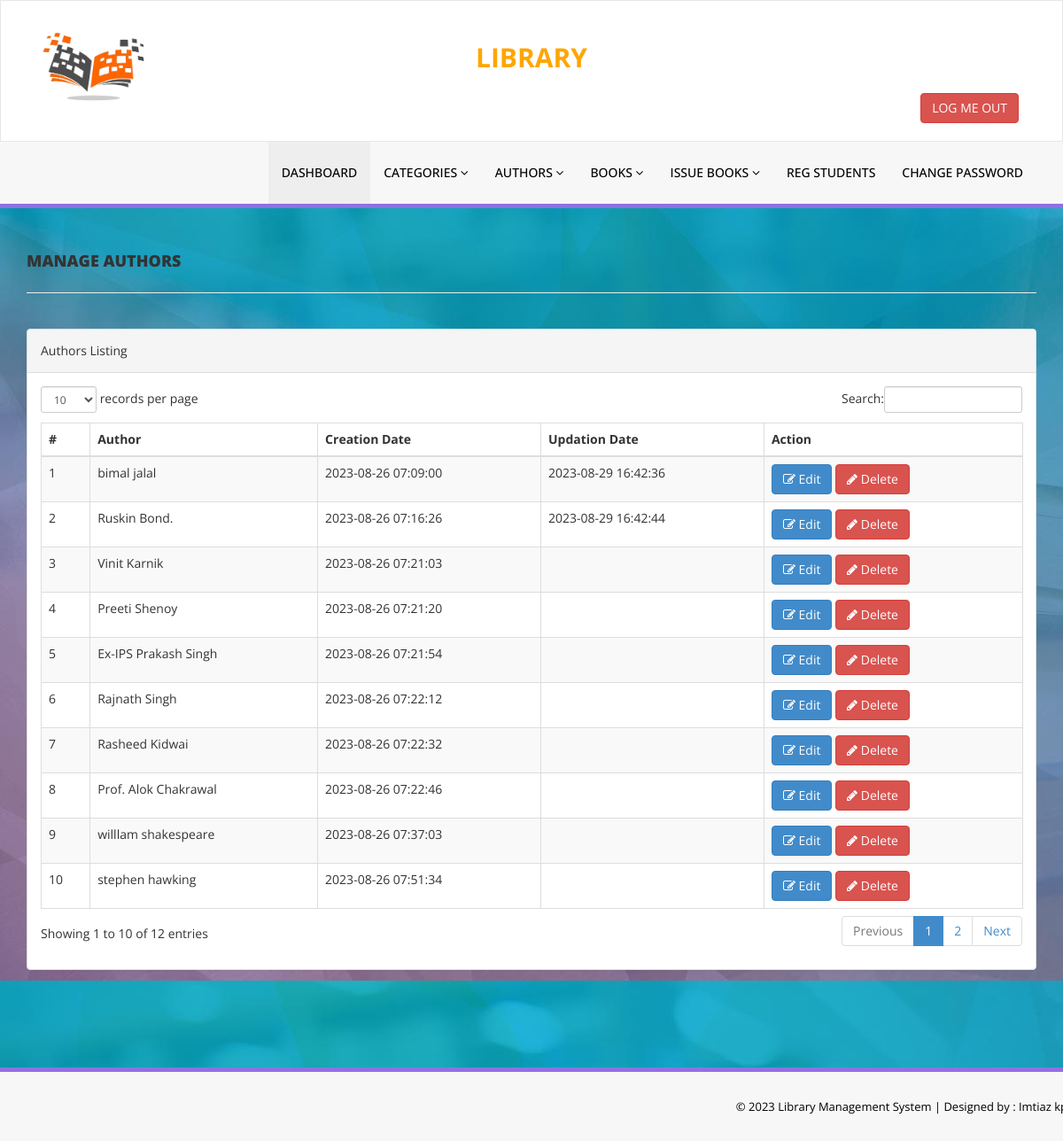
Screenshot of /admin/manage-authors.php (signed in) with the database file from the repository.
### tables this page shows
CREATE TABLE `tblauthors` (
  `id` int(11) NOT NULL,
  `AuthorName` varchar(159) DEFAULT NULL,
  `creationDate` timestamp NULL DEFAULT current_timestamp(),
  `UpdationDate` timestamp NULL DEFAULT NULL ON UPDATE current_timestamp()
);

### admin/manage-authors.php (the view, shortened to what this page needs)
<?php
include('includes/config.php');
if(strlen($_SESSION['alogin'])==0)
    {
header('location:index.php');
}
else{
    ?>
<!DOCTYPE html>
<html xmlns="http://www.w3.org/1999/xhtml">
<head>
    <link href="assets/css/bootstrap.css" rel="stylesheet" />
    <link href="assets/css/font-awesome.css" rel="stylesheet" />
    <link href="assets/js/dataTables/dataTables.bootstrap.css" rel="stylesheet" />
    <link href="assets/css/style.css" rel="stylesheet" />
</head>
<body style="background-image: url('assets/img/bg.jpg');">
<?php include('includes/header.php');?>
    <div class="content-wrapper">
         <div class="container">
        <div class="row pad-botm">
            <div class="col-md-12">
                <h4 class="header-line">Manage Authors</h4>
    </div>
     <div class="row">
</div>
        </div>
            <div class="row">
                <div class="col-md-12">
                    <div class="panel panel-default">
                        <div class="panel-heading">
                           Authors Listing
                        </div>
                        <div class="panel-body">
                            <div class="table-responsive">
                                <table class="table table-striped table-bordered table-hover" id="dataTables-example">
                                    <thead>
                                        <tr>
                                            <th>#</th>
                                            <th>Author</th>
                                            <th>Creation Date</th>
                                            <th>Updation Date</th>
                                            <th>Action</th>
                                        </tr>
                                    </thead>
                                    <tbody>
<?php $sql = "SELECT * from  tblauthors";
$query = $dbh -> prepare($sql);
$query->execute();
$results=$query->fetchAll(PDO::FETCH_OBJ);
$cnt=1;
if($query->rowCount() > 0)
{
foreach($results as $result)
{               ?>
                                        <tr class="odd gradeX">
                                            <td class="center"><?php echo htmlentities($cnt);?></td>
                                            <td class="center"><?php echo htmlentities($result->AuthorName);?></td>
                                            <td class="center"><?php echo htmlentities($result->creationDate);?></td>
                                            <td class="center"><?php echo htmlentities($result->UpdationDate);?></td>
                                            <td class="center">
                                            <a href="edit-author.php?athrid=<?php echo htmlentities($result->id);?>"><button class="btn btn-primary"><i class="fa fa-edit "></i> Edit</button>
                                          <a href="manage-authors.php?del=<?php echo htmlentities($result->id);?>" onclick="return confirm('Are you sure you want to delete?');"" >  <button class="btn btn-danger"><i class="fa fa-pencil"></i> Delete</button>
                                            </td>
                                        </tr>
 <?php $cnt=$cnt+1;}} ?>
                                    </tbody>
                                </table>
                            </div>
                        </div>
                    </div>
                </div>
            </div>
    </div>
    </div>
  <?php include('includes/footer.php');?>
</body>
</html>
<?php } ?>

### admin/assets/css/style.css (style rules this page uses)
.content-wrapper { margin-top: 40px; min-height:800px; padding-bottom:90px; }
.header-line { font-weight:900; padding-bottom:25px; border-bottom:1px solid #eeeeee; text-transform:uppercase; }
.pad-botm { padding-bottom:30px; }

### rows the page displays
tblauthors: AuthorName "bimal jalal", creationDate "2023-08-26 07:09:00", UpdationDate "2023-08-29 16:42:36"
tblauthors: AuthorName "Ruskin Bond.", creationDate "2023-08-26 07:16:26", UpdationDate "2023-08-29 16:42:44"
tblauthors: AuthorName "Vinit Karnik", creationDate "2023-08-26 07:21:03"
tblauthors: AuthorName "Preeti Shenoy", creationDate "2023-08-26 07:21:20"
tblauthors: AuthorName "Ex-IPS Prakash Singh", creationDate "2023-08-26 07:21:54"
tblauthors: AuthorName "Rajnath Singh", creationDate "2023-08-26 07:22:12"
tblauthors: AuthorName "Rasheed Kidwai", creationDate "2023-08-26 07:22:32"
tblauthors: AuthorName "Prof. Alok Chakrawal", creationDate "2023-08-26 07:22:46"
tblauthors: AuthorName "willlam shakespeare", creationDate "2023-08-26 07:37:03"
tblauthors: AuthorName "stephen hawking", creationDate "2023-08-26 07:51:34"
